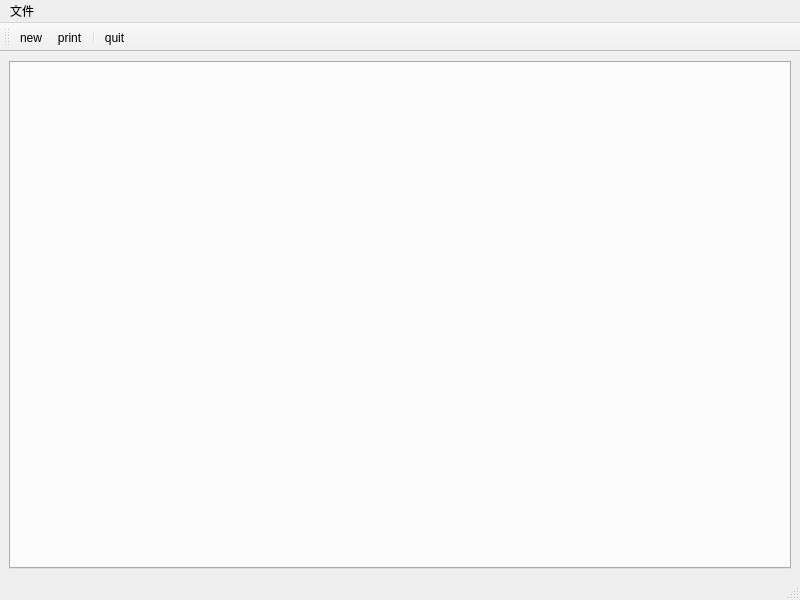
<?xml version="1.0" encoding="UTF-8"?>
<ui version="4.0">
 <class>MainWindow</class>
 <widget class="QMainWindow" name="MainWindow">
  <property name="geometry">
   <rect>
    <x>0</x>
    <y>0</y>
    <width>800</width>
    <height>600</height>
   </rect>
  </property>
  <property name="windowTitle">
   <string>MainWindow</string>
  </property>
  <property name="toolButtonStyle">
   <enum>Qt::ToolButtonTextUnderIcon</enum>
  </property>
  <widget class="QWidget" name="centralwidget">
   <layout class="QVBoxLayout" name="verticalLayout">
    <item>
     <widget class="QTabWidget" name="tabWidget"/>
    </item>
   </layout>
  </widget>
  <widget class="QMenuBar" name="menubar">
   <property name="geometry">
    <rect>
     <x>0</x>
     <y>0</y>
     <width>800</width>
     <height>17</height>
    </rect>
   </property>
   <widget class="QMenu" name="menu">
    <property name="title">
     <string>文件</string>
    </property>
    <addaction name="actionnew"/>
    <addaction name="actionprint"/>
    <addaction name="actionquit"/>
   </widget>
   <addaction name="menu"/>
  </widget>
  <widget class="QStatusBar" name="statusbar"/>
  <widget class="QToolBar" name="toolBar">
   <property name="windowTitle">
    <string>toolBar</string>
   </property>
   <attribute name="toolBarArea">
    <enum>TopToolBarArea</enum>
   </attribute>
   <attribute name="toolBarBreak">
    <bool>false</bool>
   </attribute>
   <addaction name="actionnew"/>
   <addaction name="actionprint"/>
   <addaction name="separator"/>
   <addaction name="actionquit"/>
  </widget>
  <action name="actionnew">
   <property name="icon">
    <iconset resource="res.qrc">
     <normaloff>:/images/new.png</normaloff>:/images/new.png</iconset>
   </property>
   <property name="text">
    <string>new</string>
   </property>
  </action>
  <action name="actionprint">
   <property name="icon">
    <iconset resource="res.qrc">
     <normaloff>:/images/print.png</normaloff>:/images/print.png</iconset>
   </property>
   <property name="text">
    <string>print</string>
   </property>
  </action>
  <action name="actionquit">
   <property name="icon">
    <iconset resource="res.qrc">
     <normaloff>:/images/quit.png</normaloff>:/images/quit.png</iconset>
   </property>
   <property name="text">
    <string>quit</string>
   </property>
  </action>
 </widget>
 <resources>
  <include location="res.qrc"/>
 </resources>
 <connections>
  <connection>
   <sender>actionquit</sender>
   <signal>triggered(bool)</signal>
   <receiver>MainWindow</receiver>
   <slot>close()</slot>
   <hints>
    <hint type="sourcelabel">
     <x>-1</x>
     <y>-1</y>
    </hint>
    <hint type="destinationlabel">
     <x>399</x>
     <y>299</y>
    </hint>
   </hints>
  </connection>
 </connections>
</ui>
